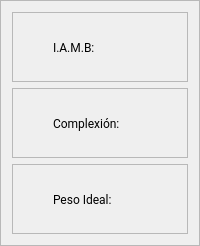
                              <widget class="QFrame" name="fr_salida3">
                               <property name="styleSheet">
                                <string notr="true">#fr_salida3 {
background-color: rgb(0, 0, 61);
border: 1px solid;
border-color: rgb(0, 0, 31);
}</string>
                               </property>
                               <property name="frameShape">
                                <enum>QFrame::StyledPanel</enum>
                               </property>
                               <property name="frameShadow">
                                <enum>QFrame::Raised</enum>
                               </property>
                               <layout class="QVBoxLayout" name="verticalLayout_41">
                                <item>
                                 <widget class="QFrame" name="fr_iamb">
                                  <property name="minimumSize">
                                   <size>
                                    <width>0</width>
                                    <height>70</height>
                                   </size>
                                  </property>
                                  <property name="maximumSize">
                                   <size>
                                    <width>16777215</width>
                                    <height>70</height>
                                   </size>
                                  </property>
                                  <property name="frameShape">
                                   <enum>QFrame::StyledPanel</enum>
                                  </property>
                                  <property name="frameShadow">
                                   <enum>QFrame::Raised</enum>
                                  </property>
                                  <layout class="QHBoxLayout" name="horizontalLayout_28">
                                   <item>
                                    <widget class="QLabel" name="lbl_icon_9">
                                     <property name="minimumSize">
                                      <size>
                                       <width>25</width>
                                       <height>25</height>
                                      </size>
                                     </property>
                                     <property name="maximumSize">
                                      <size>
                                       <width>25</width>
                                       <height>25</height>
                                      </size>
                                     </property>
                                     <property name="text">
                                      <string/>
                                     </property>
                                     <property name="pixmap">
                                      <pixmap resource="icons/icons.qrc">:/icons/icon_lista.png</pixmap>
                                     </property>
                                     <property name="scaledContents">
                                      <bool>true</bool>
                                     </property>
                                     <property name="alignment">
                                      <set>Qt::AlignCenter</set>
                                     </property>
                                    </widget>
                                   </item>
                                   <item>
                                    <widget class="QLabel" name="lbl_iamb">
                                     <property name="font">
                                      <font>
                                       <family>Roboto</family>
                                       <pointsize>9</pointsize>
                                       <bold>false</bold>
                                      </font>
                                     </property>
                                     <property name="text">
                                      <string>I.A.M.B:</string>
                                     </property>
                                    </widget>
                                   </item>
                                  </layout>
                                 </widget>
                                </item>
                                <item>
                                 <widget class="QFrame" name="fr_complex">
                                  <property name="minimumSize">
                                   <size>
                                    <width>0</width>
                                    <height>70</height>
                                   </size>
                                  </property>
                                  <property name="maximumSize">
                                   <size>
                                    <width>16777215</width>
                                    <height>70</height>
                                   </size>
                                  </property>
                                  <property name="frameShape">
                                   <enum>QFrame::StyledPanel</enum>
                                  </property>
                                  <property name="frameShadow">
                                   <enum>QFrame::Raised</enum>
                                  </property>
                                  <layout class="QHBoxLayout" name="horizontalLayout_29">
                                   <item>
                                    <widget class="QLabel" name="lbl_icon_10">
                                     <property name="minimumSize">
                                      <size>
                                       <width>25</width>
                                       <height>25</height>
                                      </size>
                                     </property>
                                     <property name="maximumSize">
                                      <size>
                                       <width>25</width>
                                       <height>25</height>
                                      </size>
                                     </property>
                                     <property name="text">
                                      <string/>
                                     </property>
                                     <property name="pixmap">
                                      <pixmap resource="icons/icons.qrc">:/icons/icon_lista.png</pixmap>
                                     </property>
                                     <property name="scaledContents">
                                      <bool>true</bool>
                                     </property>
                                     <property name="alignment">
                                      <set>Qt::AlignCenter</set>
                                     </property>
                                    </widget>
                                   </item>
                                   <item>
                                    <widget class="QLabel" name="lbl_complex">
                                     <property name="font">
                                      <font>
                                       <family>Roboto</family>
                                       <pointsize>9</pointsize>
                                       <bold>false</bold>
                                      </font>
                                     </property>
                                     <property name="text">
                                      <string>Complexión:</string>
                                     </property>
                                    </widget>
                                   </item>
                                  </layout>
                                 </widget>
                                </item>
                                <item>
                                 <widget class="QFrame" name="fr_peso_ideal">
                                  <property name="minimumSize">
                                   <size>
                                    <width>0</width>
                                    <height>70</height>
                                   </size>
                                  </property>
                                  <property name="maximumSize">
                                   <size>
                                    <width>16777215</width>
                                    <height>70</height>
                                   </size>
                                  </property>
                                  <property name="frameShape">
                                   <enum>QFrame::StyledPanel</enum>
                                  </property>
                                  <property name="frameShadow">
                                   <enum>QFrame::Raised</enum>
                                  </property>
                                  <layout class="QHBoxLayout" name="horizontalLayout_30">
                                   <item>
                                    <widget class="QLabel" name="lbl_icon_11">
                                     <property name="minimumSize">
                                      <size>
                                       <width>25</width>
                                       <height>25</height>
                                      </size>
                                     </property>
                                     <property name="maximumSize">
                                      <size>
                                       <width>25</width>
                                       <height>25</height>
                                      </size>
                                     </property>
                                     <property name="text">
                                      <string/>
                                     </property>
                                     <property name="pixmap">
                                      <pixmap resource="icons/icons.qrc">:/icons/icon_lista.png</pixmap>
                                     </property>
                                     <property name="scaledContents">
                                      <bool>true</bool>
                                     </property>
                                     <property name="alignment">
                                      <set>Qt::AlignCenter</set>
                                     </property>
                                    </widget>
                                   </item>
                                   <item>
                                    <widget class="QLabel" name="lbl_peso_ideal">
                                     <property name="font">
                                      <font>
                                       <family>Roboto</family>
                                       <pointsize>9</pointsize>
                                       <bold>false</bold>
                                      </font>
                                     </property>
                                     <property name="text">
                                      <string>Peso Ideal:</string>
                                     </property>
                                    </widget>
                                   </item>
                                  </layout>
                                 </widget>
                                </item>
                               </layout>
                              </widget>
